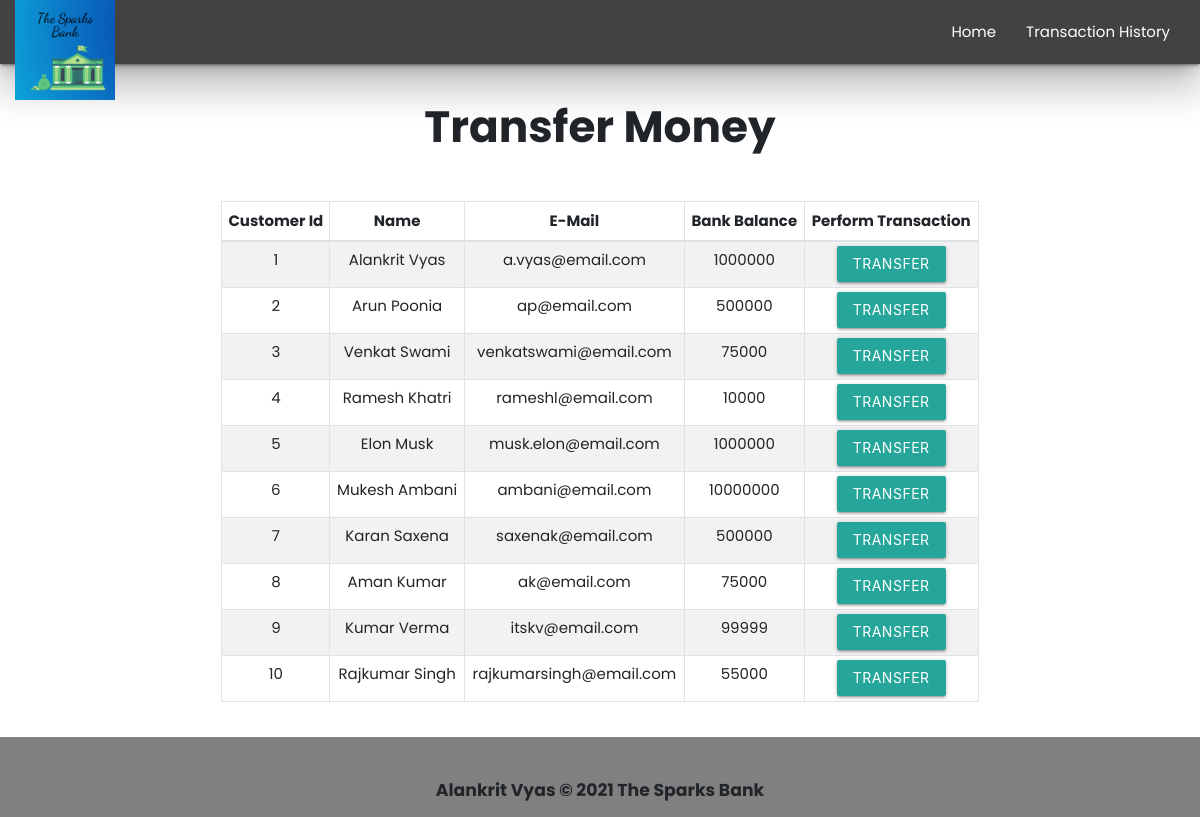
Before: /transfermoney.php with the older database file.
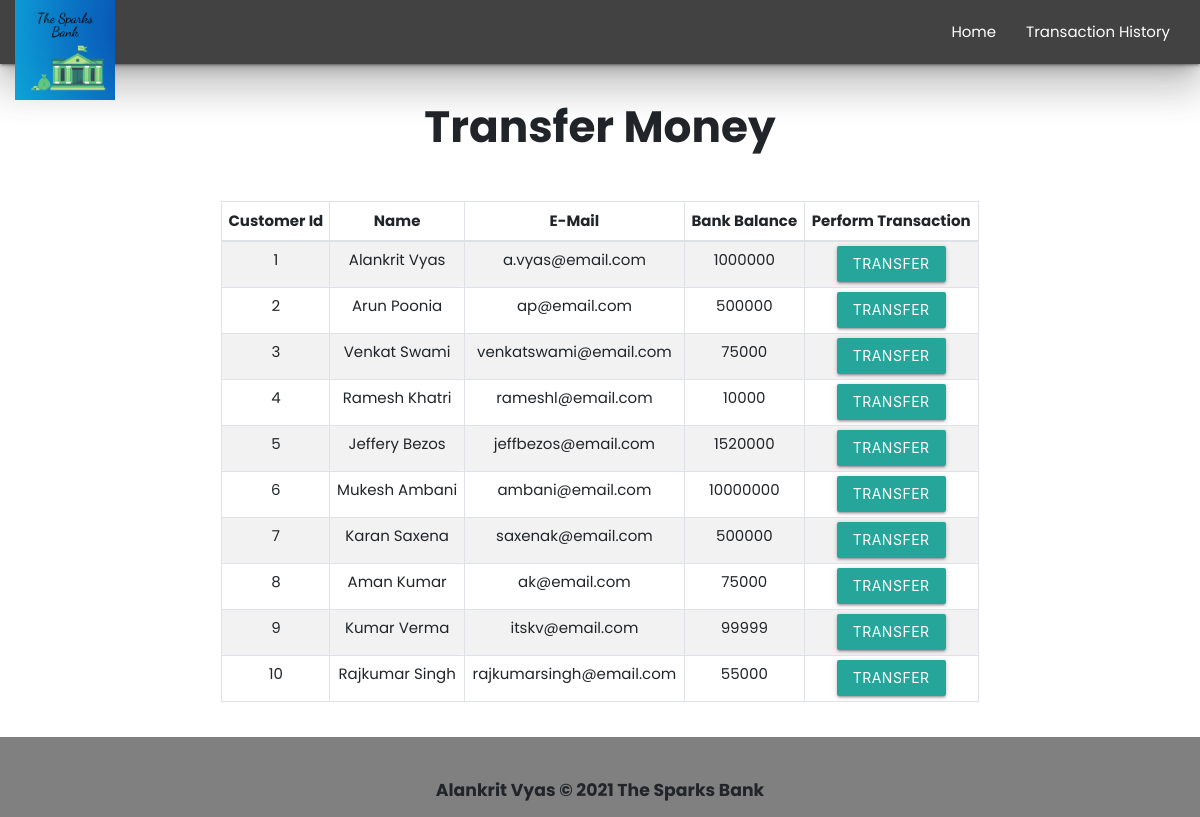
After: the same page with the newer database file.
### tables this page shows
CREATE TABLE `customer` (
  `cust_id` int(11) NOT NULL,
  `cust_name` varchar(30) NOT NULL,
  `cust_email` varchar(50) NOT NULL,
  `cust_balance` decimal(10,0) NOT NULL
);

### transfermoney.php (the view, shortened to what this page needs)
<!DOCTYPE html>
<html lang="en">
<head>
    <link rel="stylesheet" href="https://maxcdn.bootstrapcdn.com/bootstrap/4.0.0/css/bootstrap.min.css">
    <link rel="stylesheet" href="css/style.css">
    <link rel="stylesheet" href="https://cdnjs.cloudflare.com/ajax/libs/materialize/1.0.0/css/materialize.min.css">
</head>
<body>
    <?php
    include 'connection.php';
    $sql = "SELECT * FROM customer";
    $result = mysqli_query($conn, $sql);
    ?>
    <?php
    include 'navbar.php';
    ?>
    <div class="center mt-0 accent-3">
        <h3><b>Transfer Money</b></h3>
    </div>
    <div class="container">
        <br />
        <div class="row">
            <div class="col">
                <div class="container-fluid table-responsive-sm">
                    <table class="table table-hover table-sm table-striped table-condensed table-bordered">
                        <thead>
                            <tr>
                                <th scope="col" class="text-center py-2">Customer Id</th>
                                <th scope="col" class="text-center py-2">Name</th>
                                <th scope="col" class="text-center py-2">E-Mail</th>
                                <th scope="col" class="text-center py-2">Bank Balance</th>
                                <th scope="col" class="text-center py-2">Perform Transaction</th>
                            </tr>
                        </thead>
                        <tbody>
                            <?php
                            if (isset($result)) {
                                while ($rows = mysqli_fetch_assoc($result)) {
                            ?>
                                    <tr>
                                        <td class="center py-2"><?php echo (isset($rows['cust_id']) ? $rows['cust_id'] : ''); ?></td>
                                        <td class="center py-2"><?php echo (isset($rows['cust_name']) ? $rows['cust_name'] : ''); ?></td>
                                        <td class="center py-2"><?php echo (isset($rows['cust_email']) ? $rows['cust_email'] : ''); ?></td>
                                        <td class="center py-2"><?php echo (isset($rows['cust_balance']) ? $rows['cust_balance'] : ''); ?></td>
                                        <td class="center"><a href="userdetails.php?cust_id=<?php echo $rows['cust_id']; ?>"> <button type="button" class="btn ">Transfer</button></a></td>
                                    </tr>
                            <?php
                                }
                            }
                            ?>
                        </tbody>
                    </table>
                </div>
            </div>
        </div>
    </div>
    <footer class="center footer">
    <br>
    <h6 class="info"><b>Alankrit Vyas © 2021 The Sparks Bank</b></h6>
  </footer>
</body>
</html>

### navbar.php (shortened to what this page needs)
<!doctype html>
<html lang="en">
<head>
</head>
<body>
<nav>
    <div class="container-fluid nav-wrapper  grey darken-3 z-depth-5">
      <a href="index.php" class="brand-logo"><img src="../images/TSB.png" style="height:100px;width:100px" /></a>
      <ul id="nav-mobile" class="right hide-on-med-and-down">
        <li><a href="index.php">Home</a></li>
        <li><a href="transactionhistory.php">Transaction History</a></li>
      </ul>
    </div>
  </nav>
</body>
</html>

### css/style.css (style rules this page uses)
body { font-family: Poppins; margin: 0; }
.footer { background: rgb(128, 128, 128); margin-bottom: 0; bottom: 0; padding: 10px; }
.info { font-weight: 500; }

### transfermoney.php (style rules this page uses)
.mt-0 { padding: 10px; top: 0; }
* { font-family: Poppins; }

### navbar.php (style rules this page uses)
a:link { color: white; }

Changed rows visible on the page:
changed customer id 5: cust_name "Elon Musk" → "Jeffery Bezos"; cust_email "musk.elon@email.com" → "jeffbezos@email.com"; cust_balance "1000000" → "1520000"
